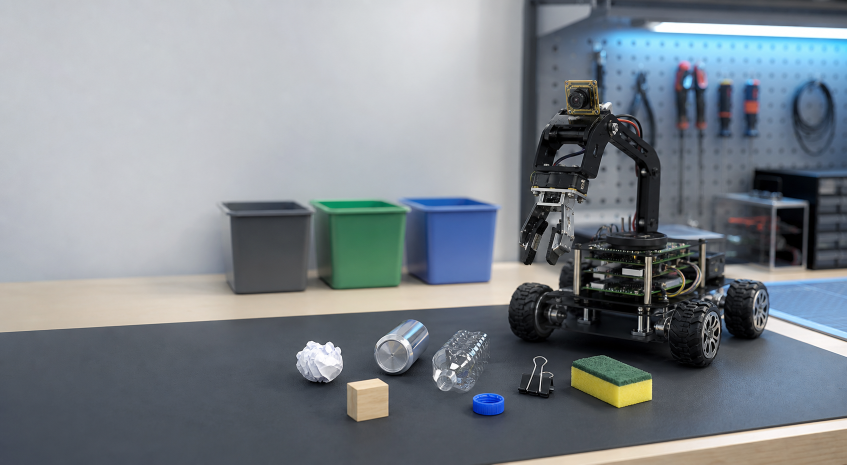
#> input picture Web-dashboard/frontend/src/assets/sortibot-hero.png, 1693 x 929 px (shown at 1/2 size)
$ python test_contrast_detector_image.py ../frontend/src/assets/sortibot-hero.png
#> lines starting #> are read from the running program, lines starting #| are printed output that depends on the picture; after the words box and inside, x2 and y2 are one past the last pixel; in counts of white or black regions, pixels touching at a corner belong together
### Web-dashboard/backend/contrast_detector.py
from pathlib import Path

import cv2
import numpy as np

from yolo_detector import Detection


class ContrastBlobDetector:
    def __init__(
        self,
        min_area: float = 45.0,
        max_area_ratio: float = 0.04,
        lab_delta: float = 45.0,
        min_saturation: int = 55,
        dark_value: int = 70,
        max_colored_value: int = 245,
        use_lab_contrast: bool = False,
        color_mode: str = "blue",
        blue_hue_min: int = 90,
        blue_hue_max: int = 135,
        blue_min_saturation: int = 50,
        blue_min_value: int = 35,
        blue_max_value: int = 255,
        process_width: int = 320,
        roi_top_ratio: float = 0.15,
        roi_bottom_ratio: float = 0.82,
        max_box_width_ratio: float = 0.38,
        max_box_height_ratio: float = 0.34,
        box_padding_ratio: float = 0.25,
    ):
        if color_mode not in {"all", "blue"}:
            raise ValueError("color_mode must be 'all' or 'blue'")

        self.min_area = min_area
        self.max_area_ratio = max_area_ratio
        self.lab_delta = lab_delta
        self.min_saturation = min_saturation
        self.dark_value = dark_value
        self.max_colored_value = max_colored_value
        self.use_lab_contrast = use_lab_contrast
        self.color_mode = color_mode
        self.blue_hue_min = blue_hue_min
        self.blue_hue_max = blue_hue_max
        self.blue_min_saturation = blue_min_saturation
        self.blue_min_value = blue_min_value
        self.blue_max_value = blue_max_value
        self.process_width = process_width
        self.roi_top_ratio = roi_top_ratio
        self.roi_bottom_ratio = roi_bottom_ratio
        self.max_box_width_ratio = max_box_width_ratio
        self.max_box_height_ratio = max_box_height_ratio
        self.box_padding_ratio = box_padding_ratio

    def load(self) -> None:
        return

    def detect(self, frame_bgr: np.ndarray) -> list[Detection]:
        original_h, original_w = frame_bgr.shape[:2]
        if original_w <= 0 or original_h <= 0:
            return []

        process_h = max(1, int(original_h * (self.process_width / original_w)))
        resized = cv2.resize(
            frame_bgr,
            (self.process_width, process_h),
            interpolation=cv2.INTER_AREA,
        )

        mask = self._build_mask(resized)
        contours = cv2.findContours(mask, cv2.RETR_EXTERNAL, cv2.CHAIN_APPROX_SIMPLE)[-2]

        scale_x = original_w / self.process_width
        scale_y = original_h / process_h
        processed_area = self.process_width * process_h
        max_area = processed_area * self.max_area_ratio

        detections: list[Detection] = []
        for contour in contours:
            area = float(cv2.contourArea(contour))
            if area < self.min_area or area > max_area:
                continue

            x, y, width, height = cv2.boundingRect(contour)
            if width <= 1 or height <= 1:
                continue

            if width / self.process_width > self.max_box_width_ratio:
                continue
            if height / process_h > self.max_box_height_ratio:
                continue

            aspect = width / height
            if aspect > 6.0 or aspect < 0.15:
                continue

            extent = area / float(width * height)
            if extent < 0.12:
                continue

            padding_x = int(round(width * self.box_padding_ratio))
            padding_y = int(round(height * self.box_padding_ratio))
            x1 = max(0, min(original_w - 1, int(round((x - padding_x) * scale_x))))
            y1 = max(0, min(original_h - 1, int(round((y - padding_y) * scale_y))))
            x2 = max(0, min(original_w, int(round((x + width + padding_x) * scale_x))))
            y2 = max(0, min(original_h, int(round((y + height + padding_y) * scale_y))))
            if x2 <= x1 or y2 <= y1:
                continue

            score = self._score_contour(mask, contour, x, y, width, height)
            detections.append(
                Detection(
                    xyxy=(x1, y1, x2, y2),
                    confidence=score,
                    class_id=0,
                    label="contrast_object",
                )
            )

        detections.sort(
            key=lambda item: (item.confidence, self._box_area(item.xyxy)),
            reverse=True,
        )
        return detections

    def _build_mask(self, frame_bgr: np.ndarray) -> np.ndarray:
        height, width = frame_bgr.shape[:2]
        blurred = cv2.GaussianBlur(frame_bgr, (5, 5), 0)

        hsv = cv2.cvtColor(blurred, cv2.COLOR_BGR2HSV)
        saturation = hsv[:, :, 1]
        value = hsv[:, :, 2]

        if self.color_mode == "blue":
            hue = hsv[:, :, 0]
            foreground = (
                self._hue_mask(hue, self.blue_hue_min, self.blue_hue_max)
                & (saturation >= self.blue_min_saturation)
                & (value >= self.blue_min_value)
                & (value <= self.blue_max_value)
            )
        else:
            colored = (saturation >= self.min_saturation) & (value <= self.max_colored_value)
            dark = value <= self.dark_value
            foreground = colored | dark

        if self.use_lab_contrast and self.color_mode == "all":
            lab = cv2.cvtColor(blurred, cv2.COLOR_BGR2LAB).astype(np.float32)
            floor_lab = self._estimate_floor_lab(lab)
            lab_distance = np.linalg.norm(lab - floor_lab, axis=2)
            foreground = foreground | (lab_distance >= self.lab_delta)

        mask = np.where(foreground, 255, 0).astype(np.uint8)

        roi_top = int(height * self.roi_top_ratio)
        roi_bottom = int(height * self.roi_bottom_ratio)
        mask[:roi_top, :] = 0
        mask[roi_bottom:, :] = 0

        kernel = np.ones((3, 3), np.uint8)
        mask = cv2.morphologyEx(mask, cv2.MORPH_OPEN, kernel)
        close_kernel = np.ones((5, 5), np.uint8)
        mask = cv2.morphologyEx(mask, cv2.MORPH_CLOSE, close_kernel)
        return mask

    @staticmethod
    def _score_contour(
        mask: np.ndarray,
        contour: np.ndarray,
        x: int,
        y: int,
        width: int,
        height: int,
    ) -> float:
        area = float(cv2.contourArea(contour))
        extent = area / max(float(width * height), 1.0)
        local = mask[y : y + height, x : x + width]
        fill_ratio = float(cv2.countNonZero(local)) / max(float(width * height), 1.0)
        compactness = min(1.0, max(0.0, (extent + fill_ratio) / 2.0))
        return min(1.0, max(0.05, compactness))

    # [9 lines left out: function _estimate_floor_lab, not called in this run]

    @staticmethod
    def _hue_mask(hue: np.ndarray, hue_min: int, hue_max: int) -> np.ndarray:
        hue_min = int(np.clip(hue_min, 0, 179))
        hue_max = int(np.clip(hue_max, 0, 179))
        if hue_min <= hue_max:
            return (hue >= hue_min) & (hue <= hue_max)
        return (hue >= hue_min) | (hue <= hue_max)

    @staticmethod
    def _box_area(xyxy: tuple[int, int, int, int]) -> int:
        x1, y1, x2, y2 = xyxy
        return max(0, x2 - x1) * max(0, y2 - y1)


# [17 lines left out: function save_mask_preview, not called in this run]

### Web-dashboard/backend/object_visual_servo_test.py
import argparse
import time
from dataclasses import dataclass
from datetime import datetime
from pathlib import Path

import cv2

from camera import Camera
from contrast_detector import ContrastBlobDetector
from robot_ik import ArmCoordinate, KinematicsArm
from robot_motion import create_motion_backend
from yolo_detector import Detection, YoloDetector, crop_detection
from measure_bottom_y_ratio import project_pixel_to_floor


@dataclass
class TargetPrediction:
    label: str
    confidence: float
    prompt: str
    scores: dict[str, float]


HOME_SERVO_POSES: dict[str, list[tuple[int, int]]] = {
    # Measured from the MasterPi app after positioning the arm in the desired
    # camera-home pose. ID1/gripper is intentionally omitted.
    "my_home": [(3, 1336), (4, 2460), (5, 1529), (6, 1480)],
}


# [503 lines left out: functions parse_servo_pulses, parse_args, create_arm, not called in this run]


def clamp(value: float, low: float, high: float) -> float:
    return max(low, min(high, value))


def detection_geometry(frame, detection: Detection, args):
    height, width = frame.shape[:2]
    x1, y1, x2, y2 = detection.xyxy
    center_x = (x1 + x2) / 2.0
    center_y = (y1 + y2) / 2.0
    target_x = args.target_x_ratio * width
    target_bottom = args.target_bottom_ratio * height
    x_error_ratio = (center_x - target_x) / width
    bottom_error_ratio = (target_bottom - y2) / height
    return {
        "width": width,
        "height": height,
        "center_x": center_x,
        "center_y": center_y,
        "bottom_y": y2,
        "target_x": target_x,
        "target_bottom": target_bottom,
        "x_error_ratio": x_error_ratio,
        "bottom_error_ratio": bottom_error_ratio,
    }


# [277 lines left out: functions command_from_geometry, is_pickup_ready, floor_projection_from_detection, distance_approach_move_cm, drive_forward_for_distance, coordinate_above_grab and 5 more, not called in this run]


def annotate_frame(frame, detection: Detection, geometry: dict, text: str):
    annotated = frame.copy()
    x1, y1, x2, y2 = detection.xyxy
    cv2.rectangle(annotated, (x1, y1), (x2, y2), (0, 255, 0), 2)
    cv2.circle(
        annotated,
        (int(geometry["center_x"]), int(geometry["center_y"])),
        5,
        (0, 255, 255),
        -1,
    )
    cv2.line(
        annotated,
        (int(geometry["target_x"]), 0),
        (int(geometry["target_x"]), geometry["height"]),
        (255, 255, 0),
        1,
    )
    cv2.line(
        annotated,
        (0, int(geometry["target_bottom"])),
        (geometry["width"], int(geometry["target_bottom"])),
        (255, 255, 0),
        1,
    )
    cv2.putText(
        annotated,
        text,
        (12, 28),
        cv2.FONT_HERSHEY_SIMPLEX,
        0.7,
        (0, 255, 255),
        2,
    )
    return annotated


# [466 lines left out: functions save_debug_frame, save_latest_debug_frame, finish_target, main, not called in this run]


# [2 lines that do not run on import are left out]

### Web-dashboard/backend/test_contrast_detector_image.py
import argparse
from pathlib import Path

import cv2

from contrast_detector import ContrastBlobDetector, save_mask_preview
from object_visual_servo_test import annotate_frame, detection_geometry


def parse_args():
    parser = argparse.ArgumentParser(
        description="Run the LAB/color contrast detector on one saved robot camera image."
    )
    parser.add_argument("image", help="Path to a saved robot camera image.")
    parser.add_argument("--min-area", type=float, default=45.0)
    parser.add_argument("--max-area-ratio", type=float, default=0.04)
    parser.add_argument("--lab-delta", type=float, default=45.0)
    parser.add_argument("--min-saturation", type=int, default=55)
    parser.add_argument("--dark-value", type=int, default=70)
    parser.add_argument("--max-colored-value", type=int, default=245)
    parser.add_argument("--use-lab", action="store_true")
    parser.add_argument(
        "--color-mode",
        choices=["blue", "all"],
        default="blue",
        help="Use blue to detect only blue objects. Use all for the old saturated/dark foreground detector.",
    )
    parser.add_argument("--blue-hue-min", type=int, default=90)
    parser.add_argument("--blue-hue-max", type=int, default=135)
    parser.add_argument("--blue-min-saturation", type=int, default=50)
    parser.add_argument("--blue-min-value", type=int, default=35)
    parser.add_argument("--blue-max-value", type=int, default=255)
    parser.add_argument("--process-width", type=int, default=320)
    parser.add_argument("--roi-top-ratio", type=float, default=0.15)
    parser.add_argument("--roi-bottom-ratio", type=float, default=0.82)
    parser.add_argument("--max-box-width-ratio", type=float, default=0.38)
    parser.add_argument("--max-box-height-ratio", type=float, default=0.34)
    parser.add_argument("--box-padding-ratio", type=float, default=0.25)
    parser.add_argument("--target-x-ratio", type=float, default=0.50)
    parser.add_argument("--target-bottom-ratio", type=float, default=0.68)
    parser.add_argument(
        "--output",
        default=None,
        help="Output annotated image path. Defaults to IMAGE.contrast.jpg.",
    )
    parser.add_argument(
        "--mask-output",
        default=None,
        help="Optional output path for the raw contrast mask.",
    )
    return parser.parse_args()


def main() -> int:
    args = parse_args()
    frame = cv2.imread(args.image)
#> frame is the input picture: shape (929, 1693, 3); mean B, G, R 140.2, 133.7, 126.6
    if frame is None:
        raise RuntimeError(f"Could not read image: {args.image}")

    detector = ContrastBlobDetector(
        min_area=args.min_area,
        max_area_ratio=args.max_area_ratio,
        lab_delta=args.lab_delta,
        min_saturation=args.min_saturation,
        max_colored_value=args.max_colored_value,
        dark_value=args.dark_value,
        use_lab_contrast=args.use_lab,
        color_mode=args.color_mode,
        blue_hue_min=args.blue_hue_min,
        blue_hue_max=args.blue_hue_max,
        blue_min_saturation=args.blue_min_saturation,
        blue_min_value=args.blue_min_value,
        blue_max_value=args.blue_max_value,
        process_width=args.process_width,
        roi_top_ratio=args.roi_top_ratio,
        roi_bottom_ratio=args.roi_bottom_ratio,
        max_box_width_ratio=args.max_box_width_ratio,
        max_box_height_ratio=args.max_box_height_ratio,
        box_padding_ratio=args.box_padding_ratio,
    )
    detections = detector.detect(frame)
#> in _build_mask, `blurred = cv2.GaussianBlur(frame_bgr, (5, 5), 0)`:
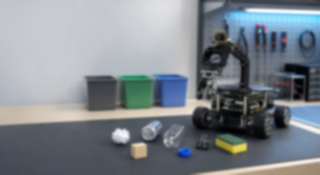
#> blurred: shape (175, 320, 3); mean B, G, R 140.2, 133.7, 126.6
#> in _build_mask, `hsv = cv2.cvtColor(blurred, cv2.COLOR_BGR2HSV)`: hsv: shape (175, 320, 3); mean H, S, V 97, 38.5, 143.7
#> in _build_mask, `saturation = hsv[:, :, 1]`:
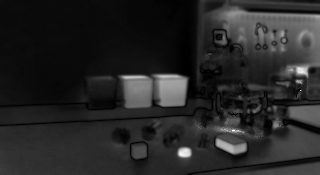
#> saturation: shape (175, 320); min 0, max 255, mean 38.5
#> in _build_mask, `value = hsv[:, :, 2]`:
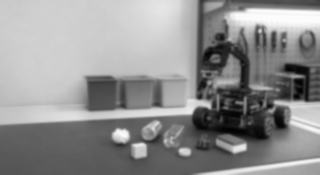
#> value: shape (175, 320); min 1, max 253, mean 143.7
#> in _build_mask, `hue = hsv[:, :, 0]`:
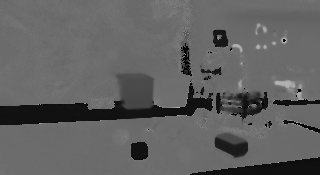
#> hue: shape (175, 320); min 0, max 179, mean 97
#> in _hue_mask, `return (hue >= hue_min) & (hue <= hue_max)`:
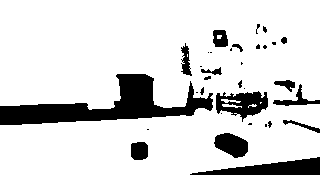
#> returned value: shape (175, 320) bool; 84.7% white; 33 black regions (17 under 20 px), largest, box (x1, y1, x2, y2) and area: (0, 74, 213, 125) 4269, (190, 157, 320, 175) 1255, (216, 91, 268, 122) 896
#> in _build_mask, `foreground = ( self._hue_mask(hue, self.blue_hue_min, self.blue_hue_ma..`: foreground: shape (175, 320) bool; 17% white; 67 white regions (47 under 20 px), largest, box (x1, y1, x2, y2) and area: (203, 0, 320, 69) 4731, (252, 125, 320, 164) 1361, (151, 74, 188, 107) 1051
#> in _build_mask, `mask[roi_bottom:, :] = 0`: mask: shape (175, 320); 10.4% white; 43 white regions (27 under 20 px), largest, box (x1, y1, x2, y2) and area: (221, 26, 320, 69) 2770, (151, 74, 188, 107) 1051, (287, 105, 320, 127) 540
#> in _build_mask, `mask = cv2.morphologyEx(mask, cv2.MORPH_OPEN, kernel)`: mask: shape (175, 320); 9.9% white; 20 white regions (4 under 20 px), largest, box (x1, y1, x2, y2) and area: (222, 26, 320, 68) 2733, (152, 74, 188, 107) 1047, (288, 105, 320, 127) 539
#> in _build_mask, `mask = cv2.morphologyEx(mask, cv2.MORPH_CLOSE, close_kernel)`:
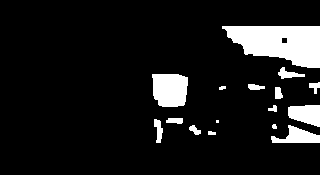
#> mask: shape (175, 320); 10.3% white; 16 white regions (1 under 20 px)
#> in detect, `contours = cv2.findContours(mask, cv2.RETR_EXTERNAL, cv2.CHAIN_APPROX_..`: contours = 16 contours, 4 with area under 20; largest, box (x1, y1, x2, y2) and area: (222, 26, 320, 68) 2789, (152, 74, 188, 107) 989, (288, 105, 320, 127) 492, (271, 125, 320, 143) 430, (278, 67, 305, 79) 120
#> the loop in detect, `for contour in contours:` made 16 passes
#> (x, y, width, height, aspect, padding_x) on passes 2, 3, 6, 7, 8, 10, 12, 13, 14, 15: (271, 125, 49, 18, 2.72, 12), (189, 125, 12, 10, 1.2, 3), (154, 119, 9, 24, 0.375, 2), (166, 118, 17, 6, 2.83, 4), (288, 105, 32, 22, 1.45, 8), (275, 87, 8, 12, 0.667, 2), (248, 84, 17, 6, 2.83, 4), (309, 82, 11, 12, 0.917, 3), (152, 74, 36, 33, 1.09, 9), (278, 67, 27, 12, 2.25, 7)
#> after the loop in detect, `for contour in contours:`: detections = 10 items
#> detections = 10 items
    print(f"detections={len(detections)}")
#| detections=10
    for idx, detection in enumerate(detections):
        print(
            f"{idx}: label={detection.label!r} "
            f"confidence={detection.confidence:.3f} box={detection.xyxy}"
        )
#> this loop made 10 passes
#| 0: label='contrast_object' confidence=0.858 box=(757, 350, 1042, 610)
#| 1: label='contrast_object' confidence=0.743 box=(857, 616, 989, 669)
#| 2: label='contrast_object' confidence=0.739 box=(1481, 526, 1693, 706)
#| 3: label='contrast_object' confidence=0.734 box=(1444, 446, 1508, 541)
#| 4: label='contrast_object' confidence=0.669 box=(1291, 435, 1423, 488)
#| 5: label='contrast_object' confidence=0.552 box=(804, 600, 873, 791)
#| 6: label='contrast_object' confidence=0.538 box=(1370, 642, 1693, 780)
#| 7: label='contrast_object' confidence=0.500 box=(984, 653, 1079, 727)
#> (further printed lines are left out)

    output_path = (
        Path(args.output).expanduser()
        if args.output
        else Path(args.image).with_suffix(".contrast.jpg")
    )
    if detections:
        geometry = detection_geometry(frame, detections[0], args)
#> geometry = 9 items
        text = f"{detections[0].label} {detections[0].confidence:.2f}"
#> text = 'contrast_object 0.86'
        output = annotate_frame(frame, detections[0], geometry, text)
#> in annotate_frame, `cv2.circle( annotated, (int(geometry["center_x"]), int(geometry["cente..`: annotated: shape (929, 1693, 3); mean B, G, R 139.9, 133.9, 126.3
#> in annotate_frame, `cv2.putText( annotated, text, (12, 28), cv2.FONT_HERSHEY_SIMPLEX, 0.7,..`:
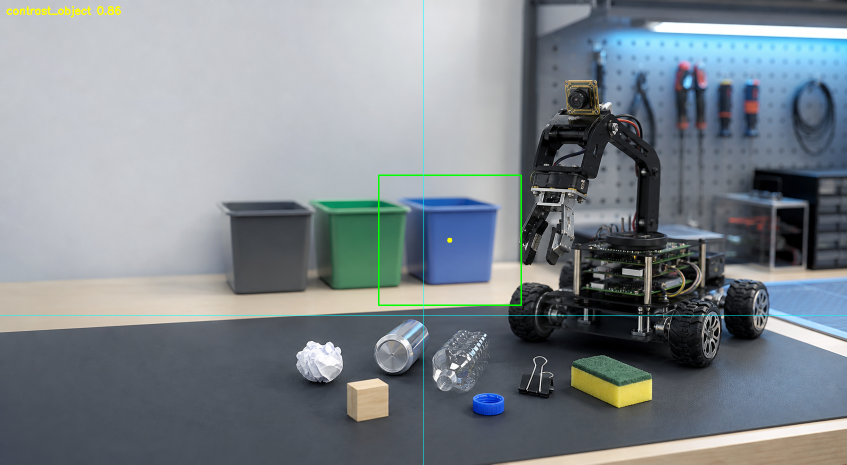
#> annotated: shape (929, 1693, 3) (shown at 1/2 size); mean B, G, R 139.9, 134.1, 126.1
    else:
        output = frame

    output_path.parent.mkdir(parents=True, exist_ok=True)
    cv2.imwrite(str(output_path), output)
    print(f"saved={output_path}")

    if args.mask_output:
        save_mask_preview(args.mask_output, frame, detector)
        print(f"mask_saved={Path(args.mask_output).expanduser()}")

    return 0


if __name__ == "__main__":
    raise SystemExit(main())
#> (the program exits here)
